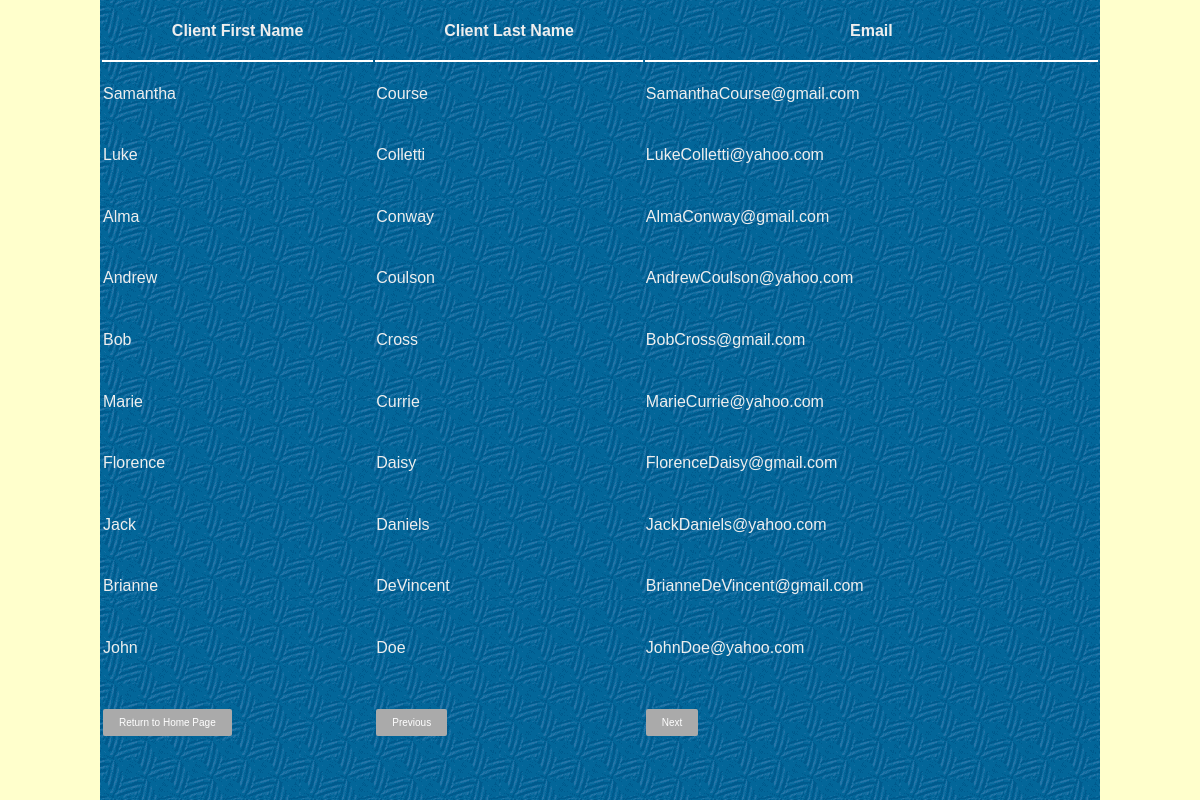
Screenshot of /data/show_data.php?startrow=20 with the database file from the repository.
### tables this page shows
CREATE TABLE IF NOT EXISTS CorpClient (
  cid INT NOT NULL,
  cfn VARCHAR(255) NOT NULL,
  cln VARCHAR(255) NOT NULL,
  cem VARCHAR(255) NOT NULL,
  dept_id INT NOT NULL,
  PRIMARY KEY (cid),
  CONSTRAINT fk_Client_Department1
    FOREIGN KEY (dept_id)
    REFERENCES Department (dept_id)
    ON DELETE NO ACTION
    ON UPDATE NO ACTION);

### data/show_data.php (the view, shortened to what this page needs)
<?php
require_once("db_connect.php");
include("../include/header_1.inc");
include("../include/header_2.inc");
$sql = "select * from corpclient";
$result = mysqli_query($link,$sql);
$rowcount=mysqli_num_rows($result);
if (!isset($_GET['startrow']) or !is_numeric($_GET['startrow'])) {
  $startrow = 0;
}
elseif($_GET['startrow']<=0)
{
  $startrow = 0;
}
elseif($_GET['startrow']<$rowcount and $_GET['startrow']!=0)
{
  $startrow = (int)$_GET['startrow'];
}
else
{
	$startrow = 0;
}
$query1 = "select cfn,cln,cem
from corpclient
order by cid
LIMIT $startrow, 10";
$result1 = mysqli_query($link,$query1);
echo"
<table id='showOutput'>
	<tr>
		<td class='client_data'>Client First Name</td><td class='client_data'>Client Last Name</td><td class='client_data'>Email</td></tr>";
		while($row = mysqli_fetch_array($result1))
		{
			echo"
			<tr>
			<td class='data_td'>{$row['cfn']}</td>" .
			"<td class='data_td'>{$row['cln']} </td>" .
			"<td class='data_td'>{$row['cem']}</td>".
			"</tr>";
		}
echo"
	<tr>
		<td>
			<button class='btn' onclick=\"window.location.href='../index.php'\">Return to Home Page</button>
		</td>
		<td>
			<a class='btn' href=".$_SERVER['PHP_SELF'].'?startrow='.($startrow-10);
			echo">Previous</a>
		</td>
		<td  colspan='3'>
			<a class='btn' href=".$_SERVER['PHP_SELF'].'?startrow='.($startrow+10);
			echo">Next</a>
		</td>
	</tr>
</table>";
include("../include/footer.inc");
?>

### common/form_val.css (style rules this page uses)
html,body { font-size:12pt; font-family:arial; color:#000000; background-color:#ffffcc; margin:0px; width:100%; height:100%; }
table { margin:auto; color:#eeeeee; width:1000px; min-height:768px; }
.btn { background-color: #aaaaaa; border: none; color: white; padding: 8px 16px; text-align: center; text-decoration: none; display: inline-block; font-size: 10px; border-radius: 2px; -webkit-transition-duration: 0.4s; transition-duration: 0.4s; }
.client_data { vertical-align:top; font-weight:bold; font-size:16px; height:5%; text-align:center; padding:2%; border-bottom-style:solid; border-bottom-width:2px; border-bottom-color:rgb(255,255,255); }

### rows the page displays
corpclient: cfn "Samantha", cln "Course", cem "SamanthaCourse@gmail.com"
corpclient: cfn "Luke", cln "Colletti", cem "LukeColletti@yahoo.com"
corpclient: cfn "Alma", cln "Conway", cem "AlmaConway@gmail.com"
corpclient: cfn "Andrew", cln "Coulson", cem "AndrewCoulson@yahoo.com"
corpclient: cfn "Bob", cln "Cross", cem "BobCross@gmail.com"
corpclient: cfn "Marie", cln "Currie", cem "MarieCurrie@yahoo.com"
corpclient: cfn "Florence", cln "Daisy", cem "FlorenceDaisy@gmail.com"
corpclient: cfn "Jack", cln "Daniels", cem "JackDaniels@yahoo.com"
corpclient: cfn "Brianne", cln "DeVincent", cem "BrianneDeVincent@gmail.com"
corpclient: cfn "John", cln "Doe", cem "JohnDoe@yahoo.com"
